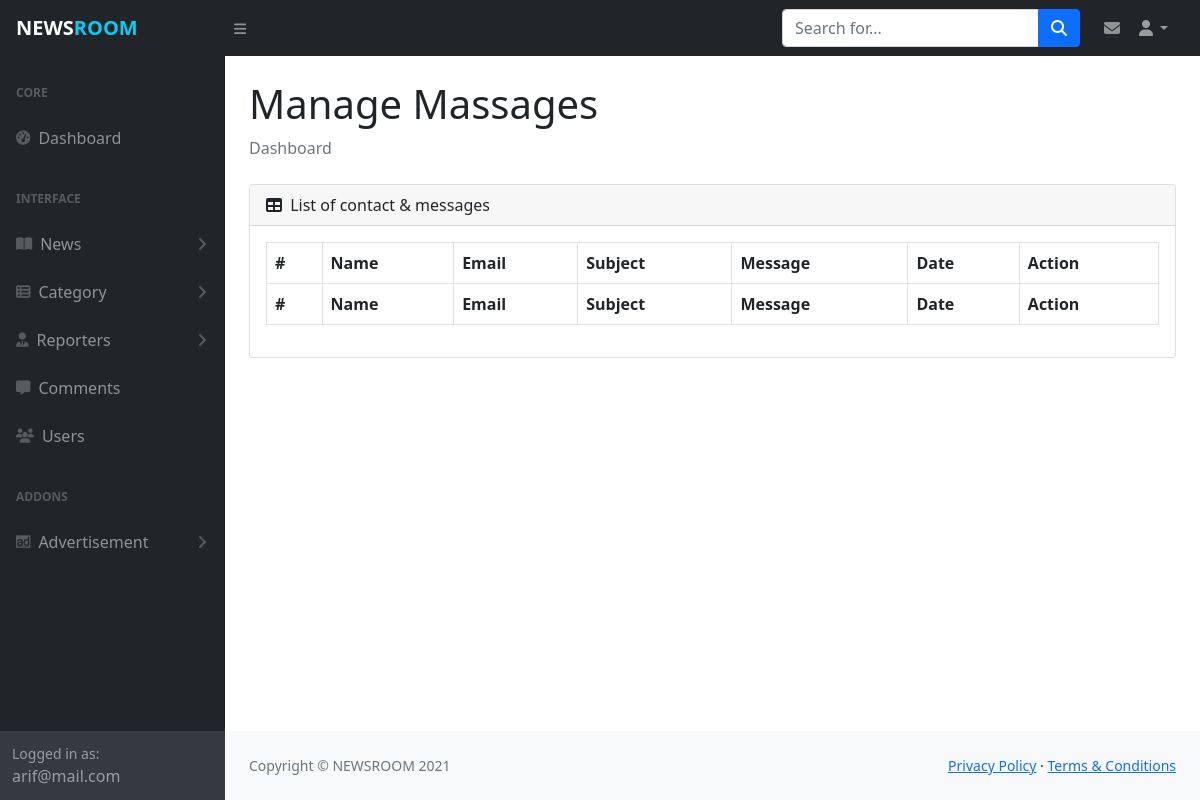
The app's page /admin/manage_massages.php (signed in), older data.
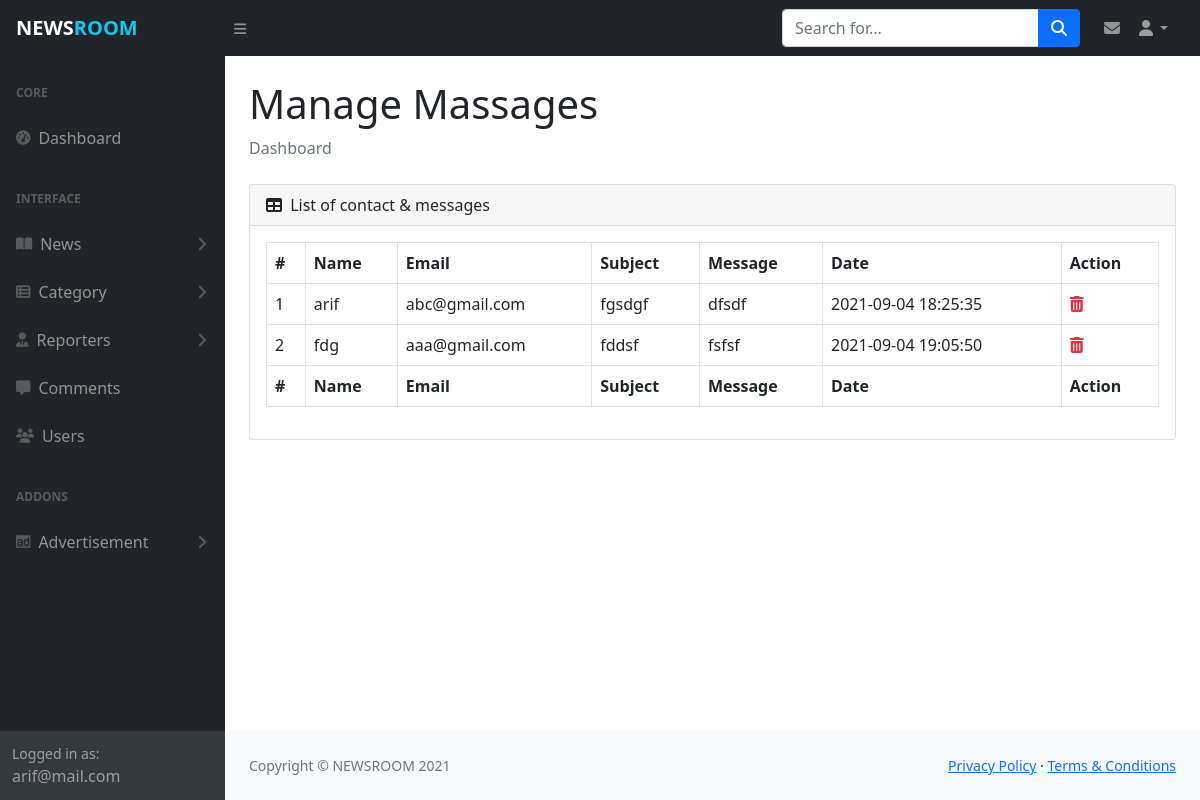
The same page, newer data.
### tables this page shows
CREATE TABLE `myadmin` (
  `id` int(11) NOT NULL,
  `admin_name` varchar(30) DEFAULT NULL,
  `admin_mail` varchar(30) NOT NULL,
  `admin_pass` varchar(80) NOT NULL,
  `created_date` timestamp NOT NULL DEFAULT current_timestamp(),
  `updated_date` timestamp NULL DEFAULT NULL ON UPDATE current_timestamp()
);

CREATE TABLE `mycontact` (
  `id` int(11) NOT NULL,
  `sender_name` varchar(25) NOT NULL,
  `sender_email` varchar(30) DEFAULT NULL,
  `message_sub` varchar(150) NOT NULL,
  `message` mediumtext NOT NULL,
  `send_date` timestamp NOT NULL DEFAULT current_timestamp()
);

### admin/manage_massages.php (the view, shortened to what this page needs)
<?php include_once('includes/header.php');?>
<?php
    $sql="SELECT * FROM mycontact";
    $result=$db_config->query($sql);
?>
    <main>
        <div class="container-fluid px-4">
            <h1 class="mt-4">Manage Massages</h1>
            <ol class="breadcrumb mb-4">
                <li class="breadcrumb-item active">Dashboard</li>
            </ol>
            <div class="card mb-4">
                <div class="card-header">
                    <i class="fas fa-table me-1"></i>
                    List of contact & messages
                </div>
                <div class="card-body table-responsive">
                    <table id="datatablesSimple" class="table table-bordered">
                        <thead>
                            <tr>
                                <th>#</th>
                                <th>Name</th>
                                <th>Email</th>
                                <th>Subject</th>
                                <th>Message</th>
                                <th>Date</th>
                                <th>Action</th>
                            </tr>
                        </thead>
                        <tfoot>
                            <tr>
                                <th>#</th>
                                <th>Name</th>
                                <th>Email</th>
                                <th>Subject</th>
                                <th>Message</th>
                                <th>Date</th>
                                <th>Action</th>
                            </tr>
                        </tfoot>
                        <tbody>
                            <?php
                                while ($data=$result->fetch_object()) {
                                echo"<tr>
                                        <td>$data->id</td>
                                        <td>$data->sender_name</td>
                                        <td>$data->sender_email</td>
                                        <td>$data->message_sub</td>
                                        <td>$data->message</td>
                                        <td>$data->send_date</td>
                                        <td>
                                            <a href='includes/process.php?action=sms_del&id=$data->id' class='text-danger' onclick='return confirm(\"Are you sure about delete?\")'>
                                                <i class='fas fa-trash-alt'></i>
                                            </a>
                                        </td>
                                    </tr>";
                                }
                            ?>
                        </tbody>
                    </table>
                </div>
            </div>
        </div>
    </main>
<?php include_once('includes/footer.php');?>

### admin/includes/header.php (shortened to what this page needs)
<?php
    include_once('config.php');
    $sql= "SELECT admin_name, admin_mail FROM myadmin";
    $result= $db_config->query($sql);
    $data= $result->fetch_object();
?>
<!DOCTYPE html>
<html lang="en">
    <head>
        <link href="https://cdn.jsdelivr.net/npm/simple-datatables@latest/dist/style.css" rel="stylesheet" />
        <link href="https://cdn.jsdelivr.net/npm/bootstrap@5.1.0/dist/css/bootstrap.min.css" rel="stylesheet">
        <link href="https://cdn.jsdelivr.net/npm/summernote@0.8.18/dist/summernote-lite.min.css" rel="stylesheet">
        <link rel="stylesheet" href="js/styles.css?v=<?php echo time();?>">
    </head>
    <body class="sb-nav-fixed">
        <nav class="sb-topnav navbar navbar-expand navbar-dark bg-dark">
            <a class="navbar-brand ps-3 fw-bold" href="dashboard.php">NEWS<span class="text-info">ROOM</span></a>
            <button class="btn btn-link btn-sm order-1 order-lg-0 me-4 me-lg-0" id="sidebarToggle" href="#!"><i class="fas fa-bars"></i></button>
            <form class="d-none d-md-inline-block form-inline ms-auto me-0 me-md-3 my-2 my-md-0">
                <div class="input-group">
                    <input class="form-control" type="text" placeholder="Search for..." aria-label="Search for..." aria-describedby="btnNavbarSearch" />
                    <button class="btn btn-primary" id="btnNavbarSearch" type="button"><i class="fas fa-search"></i></button>
                </div>
            </form>
            <div class="mx-2">
                <a href="manage_massages.php" class="text-decoration-none text-white-50">
                    <i class="fas fa-envelope"></i>
                </a>
            </div>
            <ul class="navbar-nav ms-auto ms-md-0 me-3 me-lg-4">
                <li class="nav-item dropdown">
                    <a class="nav-link dropdown-toggle" id="navbarDropdown" href="#" role="button" data-bs-toggle="dropdown" aria-expanded="false"><i class="fas fa-user fa-fw"></i></a>
                </li>
            </ul>
        </nav>
        <div id="layoutSidenav">
            <div id="layoutSidenav_nav">
                <nav class="sb-sidenav accordion sb-sidenav-dark" id="sidenavAccordion">
                    <div class="sb-sidenav-menu">
                        <div class="nav">
                            <div class="sb-sidenav-menu-heading">Core</div>
                            <a class="nav-link" href="dashboard.php">
                                <div class="sb-nav-link-icon"><i class="fas fa-tachometer-alt"></i></div>
                                Dashboard
                            </a>
                            <div class="sb-sidenav-menu-heading">Interface</div>
                            <a class="nav-link collapsed" href="#" data-bs-toggle="collapse" data-bs-target="#collapseLayouts" aria-expanded="false" aria-controls="collapseLayouts">
                                <div class="sb-nav-link-icon"><i class="fas fa-book-open"></i></div>
                                News
                                <div class="sb-sidenav-collapse-arrow"><i class="fas fa-angle-down"></i></div>
                            </a>
                            <a class="nav-link collapsed" href="#" data-bs-toggle="collapse" data-bs-target="#collapsePages" aria-expanded="false" aria-controls="collapsePages">
                                <div class="sb-nav-link-icon"><i class="fas fa-th-list"></i></div>
                                Category
                                <div class="sb-sidenav-collapse-arrow"><i class="fas fa-angle-down"></i></div>
                            </a>
                            <a class="nav-link collapsed" href="#" data-bs-toggle="collapse" data-bs-target="#collapseReporter" aria-expanded="false" aria-controls="collapseLayouts">
                                <div class="sb-nav-link-icon"><i class="fas fa-user-tie"></i></div>
                                Reporters
                                <div class="sb-sidenav-collapse-arrow"><i class="fas fa-angle-down"></i></div>
                            </a>
                            <a class="nav-link" href="manage_comments.php">
                                <div class="sb-nav-link-icon"><i class="fas fa-comment-alt"></i></div>
                                Comments
                            </a>
                            <a class="nav-link" href="manage_users.php">
                                <div class="sb-nav-link-icon"><i class="fas fa-users"></i></div>
                                Users
                            </a>
                            <div class="sb-sidenav-menu-heading">Addons</div>
                            <a class="nav-link collapsed" href="#" data-bs-toggle="collapse" data-bs-target="#collapsead" aria-expanded="false" aria-controls="collapseLayouts">
                                <div class="sb-nav-link-icon"><i class="fab fa-adversal"></i></div>
                                Advertisement
                                <div class="sb-sidenav-collapse-arrow"><i class="fas fa-angle-down"></i></div>
                            </a>
                        </div>
                    </div>
                    <div class="sb-sidenav-footer">
                        <div class="small">Logged in as:</div>
                        <?php echo $data->admin_mail ?>
                    </div>
                </nav>
            </div>
            <div id="layoutSidenav_content">

### admin/includes/footer.php (shortened to what this page needs)
<footer class="py-4 bg-light mt-auto">
                    <div class="container-fluid px-4">
                        <div class="d-flex align-items-center justify-content-between small">
                            <div class="text-muted">Copyright &copy; NEWSROOM 2021</div>
                            <div>
                                <a href="#">Privacy Policy</a>
                                &middot;
                                <a href="#">Terms &amp; Conditions</a>
                            </div>
                        </div>
                    </div>
                </footer>
            </div>
        </div>
    </body>
</html>

### admin/js/styles.css (style rules this page uses)
.fixed-top, .sb-nav-fixed #layoutSidenav #layoutSidenav_nav, .sb-nav-fixed .sb-topnav { position: fixed; top: 0; right: 0; left: 0; z-index: 1030; }
#layoutSidenav { display: flex; }
#layoutSidenav #layoutSidenav_nav { flex-basis: 225px; flex-shrink: 0; transition: transform 0.15s ease-in-out; z-index: 1038; transform: translateX(-225px); }
#layoutSidenav #layoutSidenav_content { position: relative; display: flex; flex-direction: column; justify-content: space-between; min-width: 0; flex-grow: 1; min-height: calc(100vh - 56px); margin-left: -225px; }
.sb-topnav { padding-left: 0; height: 56px; z-index: 1039; }
.sb-topnav .navbar-brand { width: 225px; margin: 0; }
.sb-topnav.navbar-dark #sidebarToggle { color: rgba(255, 255, 255, 0.5); }
@media (min-width: 992px) { #layoutSidenav #layoutSidenav_nav { transform: translateX(0); } }
@media (min-width: 992px) { #layoutSidenav #layoutSidenav_content { margin-left: 0; transition: margin 0.15s ease-in-out; } }
.sb-nav-fixed .sb-topnav { z-index: 1039; }
.sb-nav-fixed #layoutSidenav #layoutSidenav_nav { width: 225px; height: 100vh; z-index: 1038; }
.sb-nav-fixed #layoutSidenav #layoutSidenav_nav .sb-sidenav { padding-top: 56px; }
.sb-nav-fixed #layoutSidenav #layoutSidenav_nav .sb-sidenav .sb-sidenav-menu { overflow-y: auto; }
.sb-nav-fixed #layoutSidenav #layoutSidenav_content { padding-left: 225px; top: 56px; }
.nav .nav-link .sb-nav-link-icon, .sb-sidenav-menu .nav-link .sb-nav-link-icon { margin-right: 0.5rem; }
.sb-sidenav { display: flex; flex-direction: column; height: 100%; flex-wrap: nowrap; }
.sb-sidenav .sb-sidenav-menu { flex-grow: 1; }
.sb-sidenav .sb-sidenav-menu .nav { flex-direction: column; flex-wrap: nowrap; }
.sb-sidenav .sb-sidenav-menu .nav .sb-sidenav-menu-heading { padding: 1.75rem 1rem 0.75rem; font-size: 0.75rem; font-weight: bold; text-transform: uppercase; }
.sb-sidenav .sb-sidenav-menu .nav .nav-link { display: flex; align-items: center; padding-top: 0.75rem; padding-bottom: 0.75rem; position: relative; }
.sb-sidenav .sb-sidenav-menu .nav .nav-link .sb-nav-link-icon { font-size: 0.9rem; }
.sb-sidenav .sb-sidenav-menu .nav .nav-link .sb-sidenav-collapse-arrow { display: inline-block; margin-left: auto; transition: transform 0.15s ease; }
.sb-sidenav .sb-sidenav-menu .nav .nav-link.collapsed .sb-sidenav-collapse-arrow { transform: rotate(-90deg); }
.sb-sidenav .sb-sidenav-footer { padding: 0.75rem; flex-shrink: 0; }
.sb-sidenav-dark { background-color: #212529; color: rgba(255, 255, 255, 0.5); }
.sb-sidenav-dark .sb-sidenav-menu .sb-sidenav-menu-heading { color: rgba(255, 255, 255, 0.25); }
.sb-sidenav-dark .sb-sidenav-menu .nav-link { color: rgba(255, 255, 255, 0.5); }
.sb-sidenav-dark .sb-sidenav-menu .nav-link .sb-nav-link-icon { color: rgba(255, 255, 255, 0.25); }
.sb-sidenav-dark .sb-sidenav-menu .nav-link .sb-sidenav-collapse-arrow { color: rgba(255, 255, 255, 0.25); }
.sb-sidenav-dark .sb-sidenav-footer { background-color: #343a40; }
small, .small { font-size: 0.875em; }

Row changes from the older to the newer data that the page shows:
added mycontact: id "1", sender_name "arif", sender_email "abc@gmail.com", message_sub "fgsdgf", message "dfsdf", send_date "2021-09-04 18:25:35"
added mycontact: id "2", sender_name "fdg", sender_email "aaa@gmail.com", message_sub "fddsf", message "fsfsf", send_date "2021-09-04 19:05:50"
